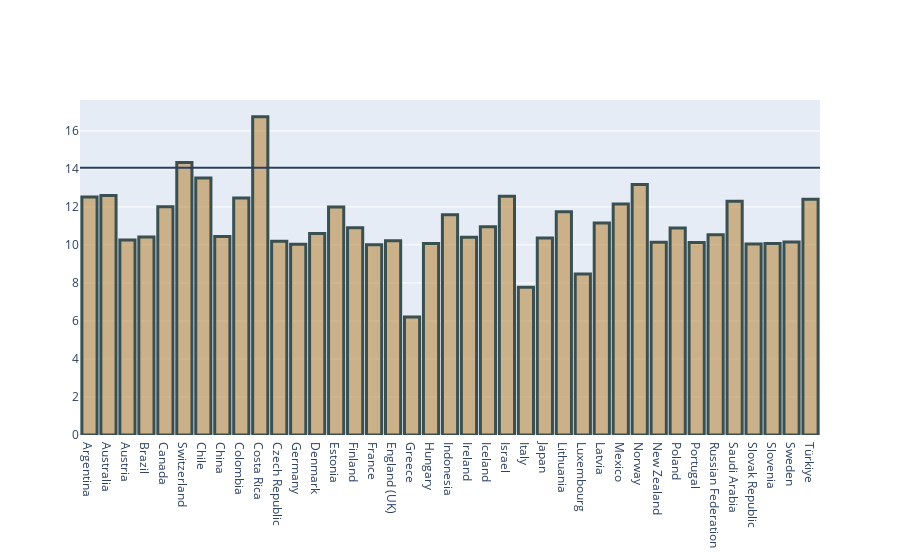

The notebook cell this image was saved under:
### Code cell
from audioop import avg
from statistics import mean

gov = go.Figure()
gov.add_trace(go.Bar(
    x=gov_spending39['country_name'],
    y=gov_spending39['gov_expenditure'],
    orientation='v',
    marker=dict(
        color='rgba(187, 138, 68, 0.6)',
        line=dict(color='rgba(58, 79, 80, 1.0)', width=3)
    ),
    hovertemplate='Country: %{x}<br>'+
        'Expenditure: %{y}'+'%'+'<br>'+
        '<extra></extra>',
))
gov.show()

### Figure 1 — Plotly figure (JSON) as saved in the notebook; plotly's stock layout.template omitted (floating-point values rounded to 4 significant figures)
{"data": [{"hovertemplate": "Country: %{x}<br>Expenditure: %{y}%<br><extra></extra>", "marker": {"color": "rgba(187, 138, 68, 0.6)", "line": {"color": "rgba(58, 79, 80, 1.0)", "width": 3}}, "orientation": "v", "type": "bar", "x": ["Argentina", "Australia", "Austria", "Brazil", "Canada", "Switzerland", "Chile", "China", "Colombia", "Costa Rica", "Czech Republic", "Germany", "Denmark", "Estonia", "Finland", "France", "England (UK)", "Greece", "Hungary", "Indonesia", "Ireland", "Iceland", "Israel", "Italy", "Japan", "Lithuania", "Luxembourg", "Latvia", "Mexico", "Norway", "New Zealand", "Poland", "Portugal", "Russian Federation", "Saudi Arabia", "Slovak Republic", "Slovenia", "Sweden", "Türkiye"], "y": [12.52, 12.6, 10.26, 10.41, 12.01, 14.33, 13.52, 10.44, 12.47, 16.74, 10.2, 10.04, 10.6, 11.99, 10.91, 10.01, 10.22, 6.204, 10.07, 11.59, 10.41, 10.96, 12.56, 7.775, 10.37, 11.74, 8.474, 11.15, 12.15, 13.19, 10.14, 10.89, 10.12, 10.53, 12.3, 10.05, 10.08, 10.15, 12.41]}], "layout": {"shapes": [{"type": "line", "x0": 0, "x1": 1, "xref": "x domain", "y0": 14.06, "y1": 14.06, "yref": "y"}]}}
